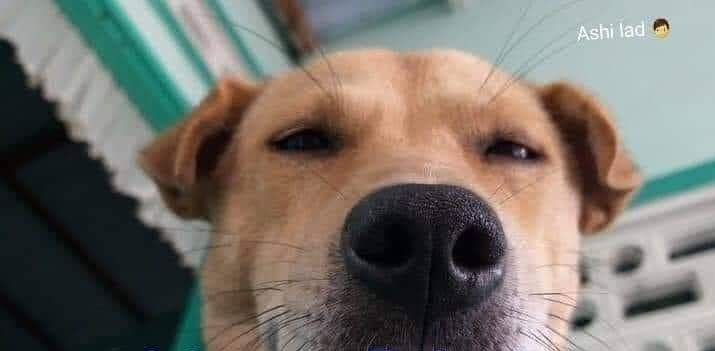
#> input picture test_image.jpg, 715 x 351 px
$ python geo2d.py
#> lines starting #> are read from the running program, lines starting #| are printed output that depends on the picture
import cv2
import numpy as np
import matplotlib.pyplot as plt

# [12 lines left out: function create_test_grid, not called in this run]

def run_lecture_2_2_transformations(img):
    """
    Implements the exact 2D Homogeneous Coordinate transformations from Lecture 2.2:
    - Basic: Translation, Scaling, Rotation
    - Other: Reflections (X, Y, Origin, y=x) & Shearing (X-direction, Y-direction)
    Returns: (images_dict, matrices_dict, params_dict)
    """
    rows, cols, _ = img.shape
    results = {}
    matrices = {}
    params = {}

    # --- Part 1: Basic Transformations ---

    # 1. Translation: x' = x + tx, y' = y + ty
    tx, ty = 40, -30
    M_trans = np.float32([[1, 0, tx],
                          [0, 1, ty]])
    results['1. Translation'] = cv2.warpAffine(img, M_trans, (cols, rows))
    matrices['1. Translation'] = M_trans
    params['1. Translation'] = f'tx={tx}, ty={ty}'

    # 2. Scaling (Relative to Origin): x' = x * sx, y' = y * sy
    sx, sy = 1.3, 0.7
    M_scale = np.float32([[sx, 0,  0],
                          [0,  sy, 0]])
    results['2. Scaling'] = cv2.warpAffine(img, M_scale, (cols, rows))
    matrices['2. Scaling'] = M_scale
    params['2. Scaling'] = f'sx={sx}, sy={sy}'

    # 3. Rotation (Around Origin): x' = x*cosθ - y*sinθ, y' = x*sinθ + y*cosθ
    theta = np.radians(20)  # Rotate 20 degrees counter-clockwise
    c, s = np.cos(theta), np.sin(theta)
    M_rot = np.float32([[c, -s, 0],
                        [s,  c, 0]])
    results['3. Rotation'] = cv2.warpAffine(img, M_rot, (cols, rows))
    matrices['3. Rotation'] = M_rot
    params['3. Rotation'] = f'θ=20°'

    # --- Part 2: Other Transformations (Reflection & Shear) ---

    # 4. Reflection across X-axis: x' = x, y' = -y
    # Since OpenCV coordinate origin is top-left, we offset by height (rows) to keep it visible
    M_reflect_x = np.float32([[1,  0, 0],
                              [0, -1, rows]])
    results['4. Reflection X-axis'] = cv2.warpAffine(img, M_reflect_x, (cols, rows))
    matrices['4. Reflection X-axis'] = M_reflect_x
    params['4. Reflection X-axis'] = 'y\' = -y'

    # 5. Reflection across Y-axis: x' = -x, y' = y
    # Offset by width (cols) to keep the flipped image within the frame
    M_reflect_y = np.float32([[-1, 0, cols],
                              [ 0, 1, 0]])
    results['5. Reflection Y-axis'] = cv2.warpAffine(img, M_reflect_y, (cols, rows))
    matrices['5. Reflection Y-axis'] = M_reflect_y
    params['5. Reflection Y-axis'] = 'x\' = -x'

    # 6. Reflection across Origin: x' = -x, y' = -y
    M_reflect_orig = np.float32([[-1,  0, cols],
                                 [ 0, -1, rows]])
    results['6. Reflection Origin'] = cv2.warpAffine(img, M_reflect_orig, (cols, rows))
    matrices['6. Reflection Origin'] = M_reflect_orig
    params['6. Reflection Origin'] = 'x\' = -x, y\' = -y'

    # 7. Reflection across Diagonal Line y = x: x' = y, y' = x
    M_reflect_yx = np.float32([[0, 1, 0],
                               [1, 0, 0]])
    results['7. Reflection y=x'] = cv2.warpAffine(img, M_reflect_yx, (cols, rows))
    matrices['7. Reflection y=x'] = M_reflect_yx
    params['7. Reflection y=x'] = 'x\' = y, y\' = x'

    # 8. X-Direction Shear: x' = x + shx * y, y' = y
    shx = 0.25
    M_shear_x = np.float32([[1, shx, 0],
                            [0, 1,   0]])
    results['8. X-Shear'] = cv2.warpAffine(img, M_shear_x, (cols, rows))
    matrices['8. X-Shear'] = M_shear_x
    params['8. X-Shear'] = f'shx={shx}'

    # 9. Y-Direction Shear: x' = x, y' = y + shy * x
    shy = 0.20
    M_shear_y = np.float32([[1,   0, 0],
                            [shy, 1, 0]])
    results['9. Y-Shear'] = cv2.warpAffine(img, M_shear_y, (cols, rows))
    matrices['9. Y-Shear'] = M_shear_y
    params['9. Y-Shear'] = f'shy={shy}'

    return results, matrices, params

if __name__ == '__main__':
    # Try reading 'test_image.jpg', fallback to the asymmetric letter grid if missing
    image_path = 'test_image.jpg'
    img_bgr = cv2.imread(image_path)
#> img_bgr is the input picture: shape (351, 715, 3); mean B, G, R 106.5, 113.4, 118.8

    if img_bgr is None:
        print(f"Notice: '{image_path}' not detected. Constructing lecture asymmetric canvas.")
        img_rgb = create_test_grid()
    else:
        img_rgb = cv2.cvtColor(img_bgr, cv2.COLOR_BGR2RGB)

    # Execute full processing pipelines for Lecture 2.2
    transformations, matrices, params = run_lecture_2_2_transformations(img_rgb)
#> transformations = 9 items; matrices = 9 items; params = 9 items

    # Setup visualization grid for all 10 states (Original + 9 Transformations)
    titles = ['Original Canvas'] + list(transformations.keys())
#> titles = ['Original Canvas', '1. Translation', '2. Scaling', '3. Rotation', '4. Reflection X-axis', '5. Reflection Y-axis', '6. Reflection Origin', '7. Reflection y=x', '8. X-Shear', '9. Y-Shear']
    images = [img_rgb] + list(transformations.values())
#> images = 10 items
    param_texts = ['Original'] + list(params.values())
#> param_texts = ['Original', 'tx=40, ty=-30', 'sx=1.3, sy=0.7', 'θ=20°', "y' = -y", "x' = -x", "x' = -x, y' = -y", "x' = y, y' = x", 'shx=0.25', 'shy=0.2']

    # Create figure with 3x4 grid layout
    fig = plt.figure(figsize=(20, 14))
    axes = []

    # Plot all images
    for i in range(len(images)):
        ax = plt.subplot(3, 4, i + 1)
        ax.imshow(images[i])
        ax.set_title(titles[i], fontsize=12, fontweight='bold', color='#333333', pad=15)
        ax.set_xlabel(param_texts[i], fontsize=9, color='#666666', style='italic')
        ax.axis('on')
        ax.grid(True, linestyle=':', alpha=0.3, color='#cccccc')
        axes.append(ax)
#> this loop made 10 passes
#> after the loop, axes = 10 items

    plt.suptitle("2D Geometric Transformations (Interactive)", fontsize=18, fontweight='bold', color='#222222')
    plt.tight_layout(rect=[0, 0, 1, 0.95])

    # Add matplotlib toolbar
    from matplotlib.widgets import Button
    from matplotlib import rcParams

    # Global state for interaction (using list to avoid nonlocal issues)
    highlighted_idx = [-1]
    status_text = fig.text(0.02, 0.02, '', fontsize=10, color='#444444',
                           bbox=dict(boxstyle='round', facecolor='wheat', alpha=0.5))

    # Mouse hover event - display coordinates
    # [62 lines left out: functions on_hover, on_click, on_key, not called in this run]

    # Connect event handlers
    fig.canvas.mpl_connect('motion_notify_event', on_hover)
    fig.canvas.mpl_connect('button_press_event', on_click)
    fig.canvas.mpl_connect('key_press_event', on_key)

    print("\n=== Interactive Controls ===")
    print("• Hover over images to see coordinates")
    print("• Click on an image to see its transformation matrix")
    print("• Press 'n' or → to highlight next transformation")
    print("• Press 'p' or ← to highlight previous transformation")
    print("• Press 's' to save the figure")
    print("• Press 'r' to reset the view")
    print("• Use matplotlib toolbar for zoom/pan\n")

    plt.show()
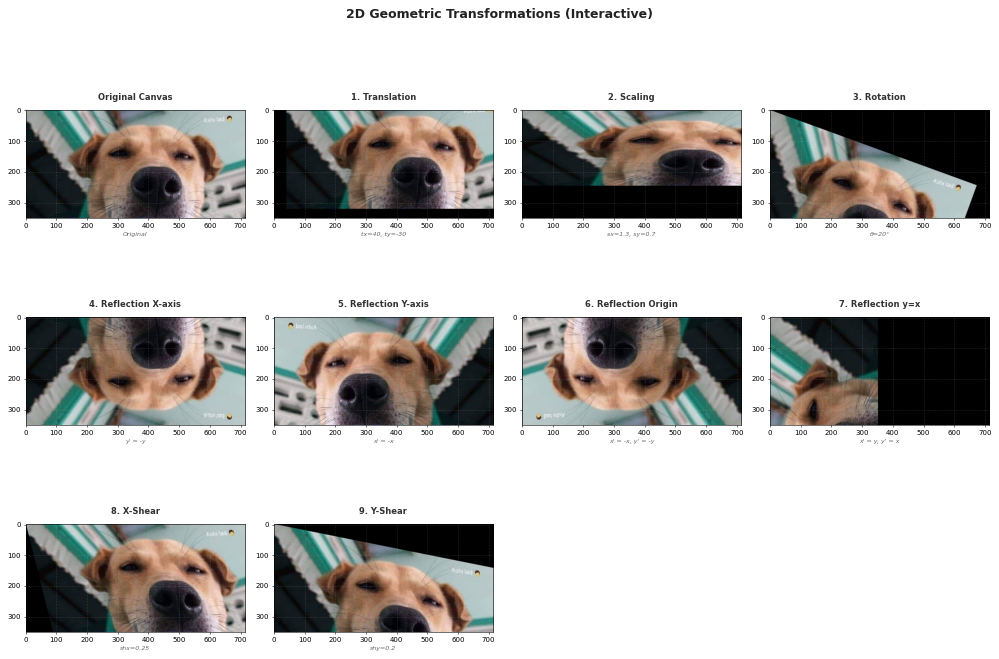
#> figure drawn by matplotlib, 10 panels
